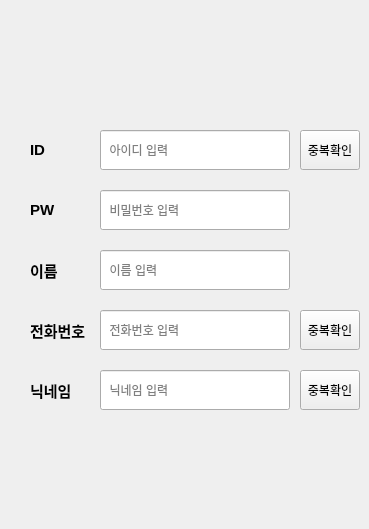
   <widget class="QWidget" name="page_3">
    <widget class="QLabel" name="lb_JoinLogo">
     <property name="geometry">
      <rect>
       <x>40</x>
       <y>15</y>
       <width>300</width>
       <height>110</height>
      </rect>
     </property>
     <property name="styleSheet">
      <string notr="true">
border-image: url(:/Image/Join.png);</string>
     </property>
     <property name="text">
      <string/>
     </property>
     <property name="alignment">
      <set>Qt::AlignCenter</set>
     </property>
    </widget>
    <widget class="QLabel" name="lb_Join_ID">
     <property name="geometry">
      <rect>
       <x>30</x>
       <y>130</y>
       <width>70</width>
       <height>40</height>
      </rect>
     </property>
     <property name="font">
      <font>
       <pointsize>11</pointsize>
       <bold>true</bold>
      </font>
     </property>
     <property name="text">
      <string>ID</string>
     </property>
    </widget>
    <widget class="QLabel" name="lb_Join_PW">
     <property name="geometry">
      <rect>
       <x>30</x>
       <y>190</y>
       <width>70</width>
       <height>40</height>
      </rect>
     </property>
     <property name="font">
      <font>
       <pointsize>11</pointsize>
       <bold>true</bold>
      </font>
     </property>
     <property name="text">
      <string>PW</string>
     </property>
    </widget>
    <widget class="QLineEdit" name="ID_JoinEdit">
     <property name="geometry">
      <rect>
       <x>100</x>
       <y>130</y>
       <width>190</width>
       <height>40</height>
      </rect>
     </property>
     <property name="placeholderText">
      <string>  아이디 입력</string>
     </property>
    </widget>
    <widget class="QLineEdit" name="PW_JoinEdit">
     <property name="geometry">
      <rect>
       <x>100</x>
       <y>190</y>
       <width>190</width>
       <height>40</height>
      </rect>
     </property>
     <property name="placeholderText">
      <string>  비밀번호 입력</string>
     </property>
    </widget>
    <widget class="QLabel" name="lb_Join_NAME">
     <property name="geometry">
      <rect>
       <x>30</x>
       <y>250</y>
       <width>70</width>
       <height>40</height>
      </rect>
     </property>
     <property name="font">
      <font>
       <pointsize>11</pointsize>
       <bold>true</bold>
      </font>
     </property>
     <property name="text">
      <string>이름</string>
     </property>
    </widget>
    <widget class="QLineEdit" name="NAME_JoinEdit">
     <property name="geometry">
      <rect>
       <x>100</x>
       <y>250</y>
       <width>190</width>
       <height>40</height>
      </rect>
     </property>
     <property name="placeholderText">
      <string>  이름 입력</string>
     </property>
    </widget>
    <widget class="QLabel" name="lb_Join_PHONE">
     <property name="geometry">
      <rect>
       <x>30</x>
       <y>310</y>
       <width>70</width>
       <height>40</height>
      </rect>
     </property>
     <property name="font">
      <font>
       <pointsize>11</pointsize>
       <bold>true</bold>
      </font>
     </property>
     <property name="text">
      <string>전화번호</string>
     </property>
    </widget>
    <widget class="QLineEdit" name="PHONE_JoinEdit">
     <property name="geometry">
      <rect>
       <x>100</x>
       <y>310</y>
       <width>190</width>
       <height>40</height>
      </rect>
     </property>
     <property name="placeholderText">
      <string>  전화번호 입력</string>
     </property>
    </widget>
    <widget class="QLabel" name="lb_Join_NICKNAME">
     <property name="geometry">
      <rect>
       <x>30</x>
       <y>370</y>
       <width>70</width>
       <height>40</height>
      </rect>
     </property>
     <property name="font">
      <font>
       <pointsize>11</pointsize>
       <bold>true</bold>
      </font>
     </property>
     <property name="text">
      <string>닉네임</string>
     </property>
    </widget>
    <widget class="QLineEdit" name="NICKNAME_JoinEdit">
     <property name="geometry">
      <rect>
       <x>100</x>
       <y>370</y>
       <width>190</width>
       <height>40</height>
      </rect>
     </property>
     <property name="placeholderText">
      <string>  닉네임 입력</string>
     </property>
    </widget>
    <widget class="QPushButton" name="Btn_confirmID">
     <property name="geometry">
      <rect>
       <x>300</x>
       <y>130</y>
       <width>60</width>
       <height>40</height>
      </rect>
     </property>
     <property name="text">
      <string>중복확인</string>
     </property>
    </widget>
    <widget class="QPushButton" name="Btn_confirmPHONE">
     <property name="geometry">
      <rect>
       <x>300</x>
       <y>310</y>
       <width>60</width>
       <height>40</height>
      </rect>
     </property>
     <property name="text">
      <string>중복확인</string>
     </property>
    </widget>
    <widget class="QPushButton" name="Btn_confirmNICKNAME">
     <property name="geometry">
      <rect>
       <x>300</x>
       <y>370</y>
       <width>60</width>
       <height>40</height>
      </rect>
     </property>
     <property name="text">
      <string>중복확인</string>
     </property>
    </widget>
    <widget class="QPushButton" name="Btn_confirmJoin">
     <property name="geometry">
      <rect>
       <x>100</x>
       <y>480</y>
       <width>260</width>
       <height>40</height>
      </rect>
     </property>
     <property name="styleSheet">
      <string notr="true"/>
     </property>
     <property name="text">
      <string/>
     </property>
     <property name="icon">
      <iconset resource="Resource.qrc">
       <normaloff>:/Image/Join_.PNG</normaloff>:/Image/Join_.PNG</iconset>
     </property>
     <property name="iconSize">
      <size>
       <width>260</width>
       <height>50</height>
      </size>
     </property>
     <property name="flat">
      <bool>true</bool>
     </property>
    </widget>
    <widget class="QPushButton" name="Btn_JoinBack">
     <property name="geometry">
      <rect>
       <x>20</x>
       <y>480</y>
       <width>60</width>
       <height>40</height>
      </rect>
     </property>
     <property name="styleSheet">
      <string notr="true"/>
     </property>
     <property name="text">
      <string/>
     </property>
     <property name="icon">
      <iconset resource="Resource.qrc">
       <normaloff>:/Image/Back.png</normaloff>:/Image/Back.png</iconset>
     </property>
     <property name="iconSize">
      <size>
       <width>200</width>
       <height>50</height>
      </size>
     </property>
     <property name="flat">
      <bool>true</bool>
     </property>
    </widget>
   </widget>
